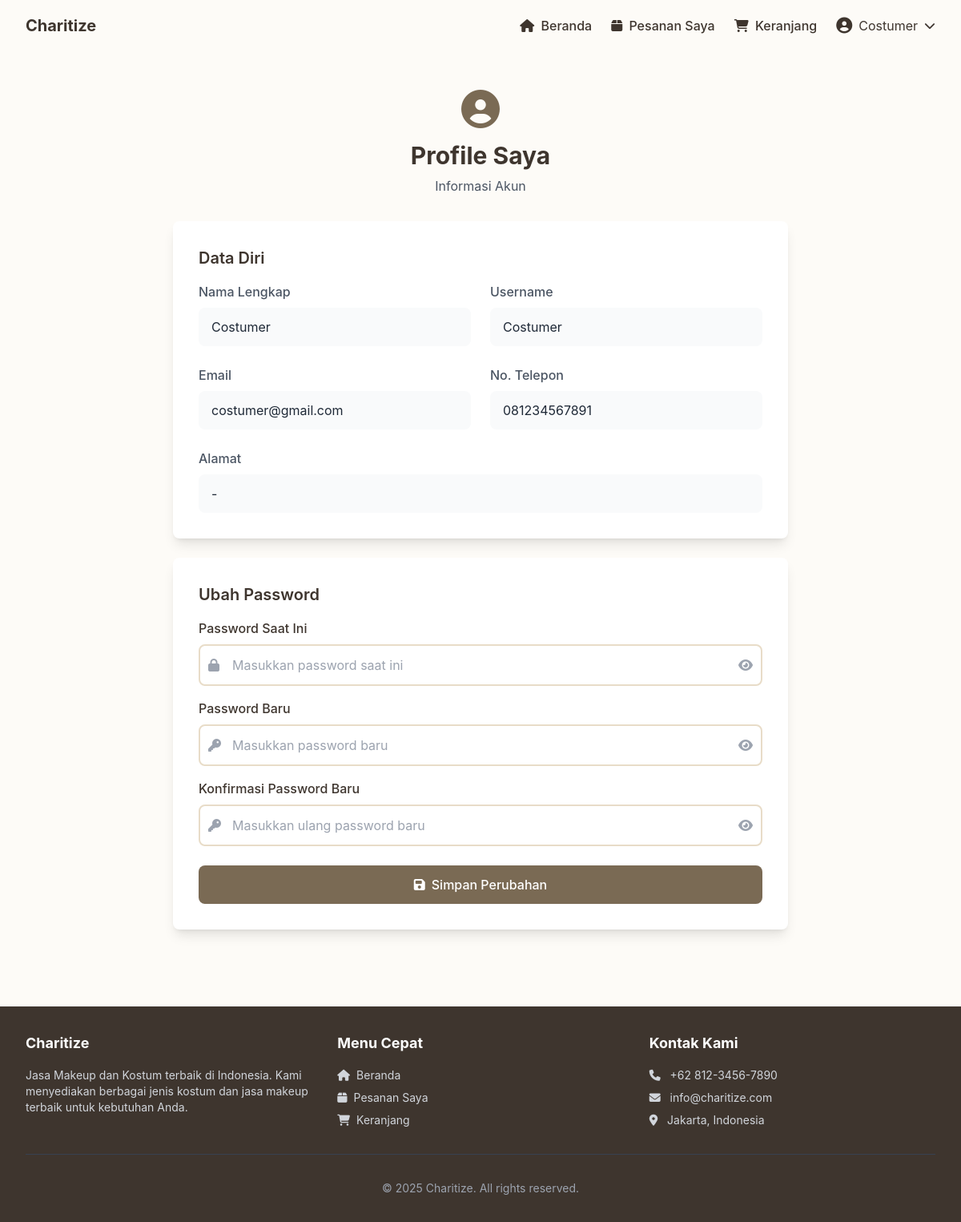
The app's page /customer/profile.php (signed in) with its own data.
### tables this page shows
CREATE TABLE `users` (
  `user_id` int(11) NOT NULL,
  `name` varchar(100) NOT NULL,
  `email` varchar(100) NOT NULL,
  `username` varchar(50) NOT NULL,
  `password` varchar(255) NOT NULL,
  `role` enum('admin','customer') DEFAULT 'customer',
  `phone` varchar(20) DEFAULT NULL,
  `address` text DEFAULT NULL,
  `created_at` timestamp NOT NULL DEFAULT current_timestamp(),
  `updated_at` timestamp NOT NULL DEFAULT current_timestamp() ON UPDATE current_timestamp()
);

### customer/profile.php (the view, shortened to what this page needs)
<?php
require_once '../includes/header.php';
require_once '../includes/navbar.php';
$user_id = $_SESSION['user_id'];
$conn = getConnection();
$query = "SELECT name, email, username, phone, address FROM users WHERE user_id = ?";
$stmt = $conn->prepare($query);
$stmt->bind_param("i", $user_id);
$stmt->execute();
$result = $stmt->get_result();
$user_data = $result->fetch_assoc();
?>
<div class="container mx-auto px-4 py-8">
    <div class="max-w-3xl mx-auto">
        <div class="text-center mb-8">
            <i class="fas fa-user-circle text-5xl text-primary mb-4"></i>
            <h2 class="text-3xl font-bold text-accent">Profile Saya</h2>
            <p class="mt-2 text-gray-600">Informasi Akun</p>
        </div>
        <div class="bg-white shadow-lg rounded-lg p-8 mb-6">
            <h3 class="text-xl font-semibold text-accent mb-4">Data Diri</h3>
            <div class="grid grid-cols-1 md:grid-cols-2 gap-6">
                <div>
                    <label class="block text-gray-600 font-medium mb-2">Nama Lengkap</label>
                    <div class="bg-gray-50 px-4 py-3 rounded-lg text-gray-800">
                        <?php echo htmlspecialchars($user_data['name']); ?>
                    </div>
                </div>
                <div>
                    <label class="block text-gray-600 font-medium mb-2">Username</label>
                    <div class="bg-gray-50 px-4 py-3 rounded-lg text-gray-800">
                        <?php echo htmlspecialchars($user_data['username']); ?>
                    </div>
                </div>
                <div>
                    <label class="block text-gray-600 font-medium mb-2">Email</label>
                    <div class="bg-gray-50 px-4 py-3 rounded-lg text-gray-800">
                        <?php echo htmlspecialchars($user_data['email']); ?>
                    </div>
                </div>
                <div>
                    <label class="block text-gray-600 font-medium mb-2">No. Telepon</label>
                    <div class="bg-gray-50 px-4 py-3 rounded-lg text-gray-800">
                        <?php echo htmlspecialchars($user_data['phone'] ?? '-'); ?>
                    </div>
                </div>
                <div class="md:col-span-2">
                    <label class="block text-gray-600 font-medium mb-2">Alamat</label>
                    <div class="bg-gray-50 px-4 py-3 rounded-lg text-gray-800">
                        <?php echo nl2br(htmlspecialchars($user_data['address'] ?? '-')); ?>
                    </div>
                </div>
            </div>
        </div>
        <div class="bg-white shadow-lg rounded-lg p-8">
            <h3 class="text-xl font-semibold text-accent mb-4">Ubah Password</h3>
            <form method="POST" action="">
                <div class="mb-4">
                    <label class="block text-accent font-medium mb-2">
                        Password Saat Ini
                    </label>
                    <div class="relative">
                        <span class="absolute inset-y-0 left-0 flex items-center pl-3">
                            <i class="fas fa-lock text-gray-400"></i>
                        </span>
                        <input type="password" name="current_password" required
                               class="form-control-custom w-full pl-10 pr-10"
                               placeholder="Masukkan password saat ini">
                        <button type="button" class="toggle-password absolute inset-y-0 right-0 flex items-center pr-3">
                            <i class="fas fa-eye text-gray-400 hover:text-gray-600"></i>
                        </button>
                    </div>
                </div>
                <div class="mb-4">
                    <label class="block text-accent font-medium mb-2">
                        Password Baru
                    </label>
                    <div class="relative">
                        <span class="absolute inset-y-0 left-0 flex items-center pl-3">
                            <i class="fas fa-key text-gray-400"></i>
                        </span>
                        <input type="password" name="new_password" required
                               class="form-control-custom w-full pl-10 pr-10"
                               placeholder="Masukkan password baru">
                        <button type="button" class="toggle-password absolute inset-y-0 right-0 flex items-center pr-3">
                            <i class="fas fa-eye text-gray-400 hover:text-gray-600"></i>
                        </button>
                    </div>
                </div>
                <div class="mb-6">
                    <label class="block text-accent font-medium mb-2">
                        Konfirmasi Password Baru
                    </label>
                    <div class="relative">
                        <span class="absolute inset-y-0 left-0 flex items-center pl-3">
                            <i class="fas fa-key text-gray-400"></i>
                        </span>
                        <input type="password" name="confirm_password" required
                               class="form-control-custom w-full pl-10 pr-10"
                               placeholder="Masukkan ulang password baru">
                        <button type="button" class="toggle-password absolute inset-y-0 right-0 flex items-center pr-3">
                            <i class="fas fa-eye text-gray-400 hover:text-gray-600"></i>
                        </button>
                    </div>
                </div>
                <button type="submit" class="btn-primary-custom w-full py-3 rounded-lg font-medium">
                    <i class="fas fa-save mr-2"></i>Simpan Perubahan
                </button>
            </form>
        </div>
    </div>
</div>
<?php require_once '../includes/footer.php'; ?>

### assets/css/custom.css (style rules this page uses)
:root { --primary: #7A6A54; --secondary: #687F5A; --accent: #3E352E; --light-bg: #F5EFE7; --lighter-bg: #FDFBF7; --beige-dark: #E8DCC8; --taupe: #C4B5A0; }
* { margin: 0; padding: 0; box-sizing: border-box; }
body { font-family: 'Inter', system-ui, -apple-system, sans-serif; background-color: var(--lighter-bg); color: var(--accent); }
body { padding-top: 80px; }
.btn-primary-custom { background-color: var(--primary); border-color: var(--primary); color: white; transition: all 0.3s ease; }
.form-control-custom { border: 2px solid var(--beige-dark); border-radius: 8px; padding: 0.75rem 1rem; transition: all 0.3s ease; }
.text-center { text-align: center; }
html { scroll-behavior: smooth; }

### records on screen
users: name "Costumer", username "Costumer", email "costumer@gmail.com", phone "081234567891", address "-"

### other values on screen
SITE_NAME "Charitize"
$_SESSION['name'] "Costumer"
SITE_TAGLINE "Jasa Makeup dan Kostum terbaik di Indonesia"
